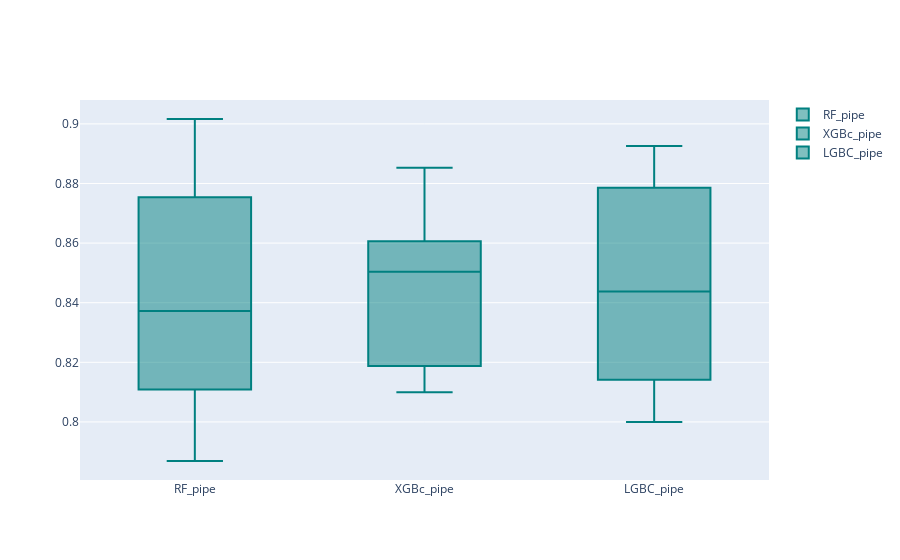

The cell this chart's notebook holds for it:
### Code cell
plot_box_models().plot_result(pipes_names, cv_results, 'test_f1')

### Figure 1 — Plotly figure (JSON) as saved in the notebook; plotly's stock layout.template omitted (floating-point values rounded to 4 significant figures)
{"data": [{"marker": {"color": "rgb(0, 128, 128)"}, "name": "RF_pipe", "type": "box", "y": [0.8189, 0.7869, 0.9016, 0.8667, 0.8372]}, {"marker": {"color": "rgb(0, 128, 128)"}, "name": "XGBc_pipe", "type": "box", "y": [0.8504, 0.8099, 0.8852, 0.8525, 0.8217]}, {"marker": {"color": "rgb(0, 128, 128)"}, "name": "LGBC_pipe", "type": "box", "y": [0.8189, 0.8, 0.8926, 0.8739, 0.8438]}], "layout": {}}
